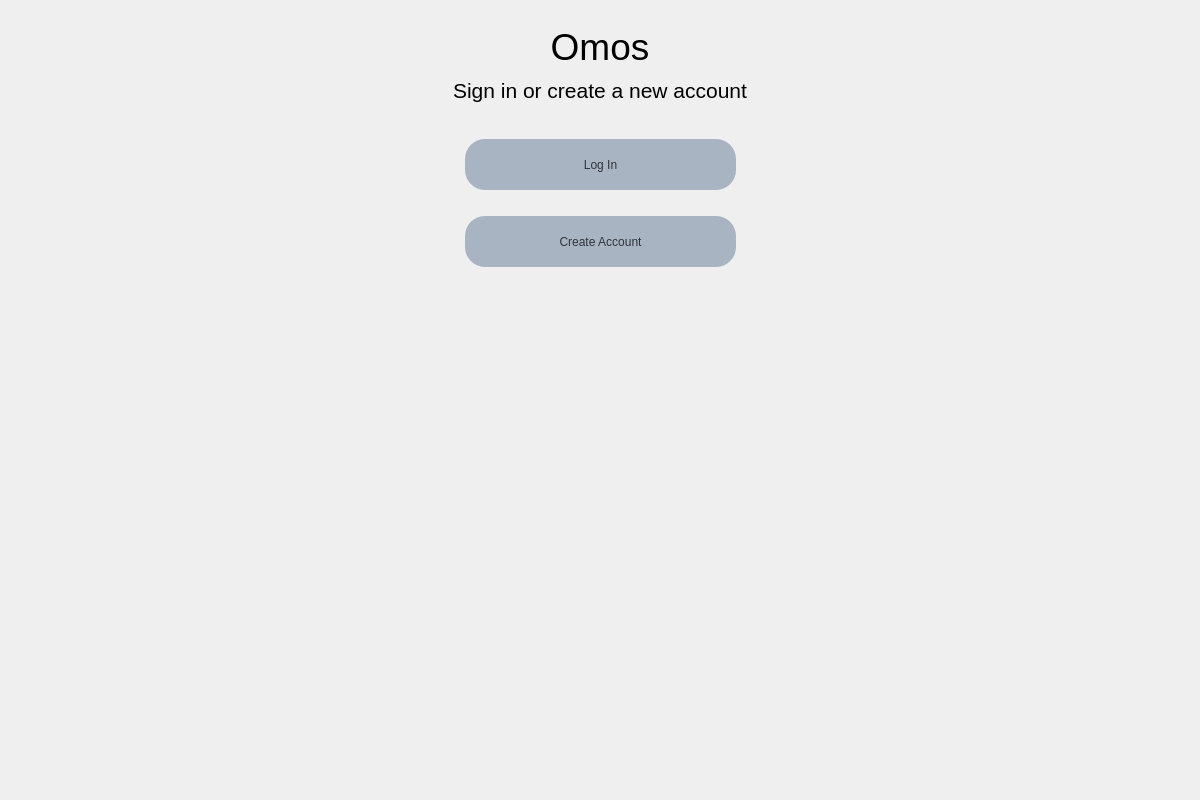
<?xml version="1.0" encoding="UTF-8"?>
<ui version="4.0">
 <class>Dialog</class>
 <widget class="QDialog" name="Dialog">
  <property name="geometry">
   <rect>
    <x>0</x>
    <y>0</y>
    <width>1200</width>
    <height>800</height>
   </rect>
  </property>
  <property name="windowTitle">
   <string>Dialog</string>
  </property>
  <property name="styleSheet">
   <string notr="true"/>
  </property>
  <layout class="QHBoxLayout" name="horizontalLayout_3">
   <item>
    <layout class="QVBoxLayout" name="verticalLayout">
     <property name="spacing">
      <number>6</number>
     </property>
     <item>
      <spacer name="verticalSpacer_5">
       <property name="orientation">
        <enum>Qt::Vertical</enum>
       </property>
       <property name="sizeType">
        <enum>QSizePolicy::Fixed</enum>
       </property>
       <property name="sizeHint" stdset="0">
        <size>
         <width>20</width>
         <height>15</height>
        </size>
       </property>
      </spacer>
     </item>
     <item>
      <widget class="QLabel" name="_welcome">
       <property name="font">
        <font>
         <family>MS Shell Dlg 2</family>
         <pointsize>28</pointsize>
         <weight>50</weight>
         <italic>false</italic>
         <bold>false</bold>
         <underline>false</underline>
        </font>
       </property>
       <property name="styleSheet">
        <string notr="true">font: 28pt</string>
       </property>
       <property name="text">
        <string>Omos</string>
       </property>
       <property name="alignment">
        <set>Qt::AlignCenter</set>
       </property>
      </widget>
     </item>
     <item>
      <spacer name="verticalSpacer_7">
       <property name="orientation">
        <enum>Qt::Vertical</enum>
       </property>
       <property name="sizeType">
        <enum>QSizePolicy::Fixed</enum>
       </property>
       <property name="sizeHint" stdset="0">
        <size>
         <width>13</width>
         <height>4</height>
        </size>
       </property>
      </spacer>
     </item>
     <item>
      <widget class="QLabel" name="_welcomesub">
       <property name="styleSheet">
        <string notr="true">font: 16pt</string>
       </property>
       <property name="text">
        <string>Sign in or create a new account</string>
       </property>
       <property name="alignment">
        <set>Qt::AlignCenter</set>
       </property>
      </widget>
     </item>
     <item>
      <spacer name="verticalSpacer_4">
       <property name="orientation">
        <enum>Qt::Vertical</enum>
       </property>
       <property name="sizeType">
        <enum>QSizePolicy::Fixed</enum>
       </property>
       <property name="sizeHint" stdset="0">
        <size>
         <width>20</width>
         <height>30</height>
        </size>
       </property>
      </spacer>
     </item>
     <item>
      <layout class="QHBoxLayout" name="horizontalLayout">
       <item>
        <spacer name="horizontalSpacer_2">
         <property name="orientation">
          <enum>Qt::Horizontal</enum>
         </property>
         <property name="sizeHint" stdset="0">
          <size>
           <width>40</width>
           <height>0</height>
          </size>
         </property>
        </spacer>
       </item>
       <item>
        <widget class="QPushButton" name="login">
         <property name="sizePolicy">
          <sizepolicy hsizetype="Fixed" vsizetype="Fixed">
           <horstretch>0</horstretch>
           <verstretch>0</verstretch>
          </sizepolicy>
         </property>
         <property name="minimumSize">
          <size>
           <width>271</width>
           <height>51</height>
          </size>
         </property>
         <property name="styleSheet">
          <string notr="true">border-radius:20px;background-color:rgb(169, 180, 194);
font: 16pt &quot;MS Shell Dlg 2&quot;;color:rgb(47, 50, 58)</string>
         </property>
         <property name="text">
          <string>Log In</string>
         </property>
        </widget>
       </item>
       <item>
        <spacer name="horizontalSpacer">
         <property name="orientation">
          <enum>Qt::Horizontal</enum>
         </property>
         <property name="sizeHint" stdset="0">
          <size>
           <width>40</width>
           <height>0</height>
          </size>
         </property>
        </spacer>
       </item>
      </layout>
     </item>
     <item>
      <spacer name="verticalSpacer_6">
       <property name="orientation">
        <enum>Qt::Vertical</enum>
       </property>
       <property name="sizeType">
        <enum>QSizePolicy::Fixed</enum>
       </property>
       <property name="sizeHint" stdset="0">
        <size>
         <width>20</width>
         <height>20</height>
        </size>
       </property>
      </spacer>
     </item>
     <item>
      <layout class="QHBoxLayout" name="horizontalLayout_2">
       <property name="spacing">
        <number>0</number>
       </property>
       <item>
        <spacer name="horizontalSpacer_3">
         <property name="orientation">
          <enum>Qt::Horizontal</enum>
         </property>
         <property name="sizeHint" stdset="0">
          <size>
           <width>40</width>
           <height>20</height>
          </size>
         </property>
        </spacer>
       </item>
       <item>
        <widget class="QPushButton" name="createaccount">
         <property name="sizePolicy">
          <sizepolicy hsizetype="Fixed" vsizetype="Fixed">
           <horstretch>0</horstretch>
           <verstretch>0</verstretch>
          </sizepolicy>
         </property>
         <property name="minimumSize">
          <size>
           <width>271</width>
           <height>51</height>
          </size>
         </property>
         <property name="styleSheet">
          <string notr="true">border-radius:20px;background-color:rgb(169, 180, 194);
font: 16pt &quot;MS Shell Dlg 2&quot;;color:rgb(47, 50, 58)</string>
         </property>
         <property name="text">
          <string>Create Account</string>
         </property>
        </widget>
       </item>
       <item>
        <spacer name="horizontalSpacer_4">
         <property name="orientation">
          <enum>Qt::Horizontal</enum>
         </property>
         <property name="sizeHint" stdset="0">
          <size>
           <width>40</width>
           <height>20</height>
          </size>
         </property>
        </spacer>
       </item>
      </layout>
     </item>
     <item>
      <spacer name="verticalSpacer">
       <property name="orientation">
        <enum>Qt::Vertical</enum>
       </property>
       <property name="sizeHint" stdset="0">
        <size>
         <width>20</width>
         <height>40</height>
        </size>
       </property>
      </spacer>
     </item>
    </layout>
   </item>
  </layout>
 </widget>
 <resources/>
 <connections/>
</ui>
